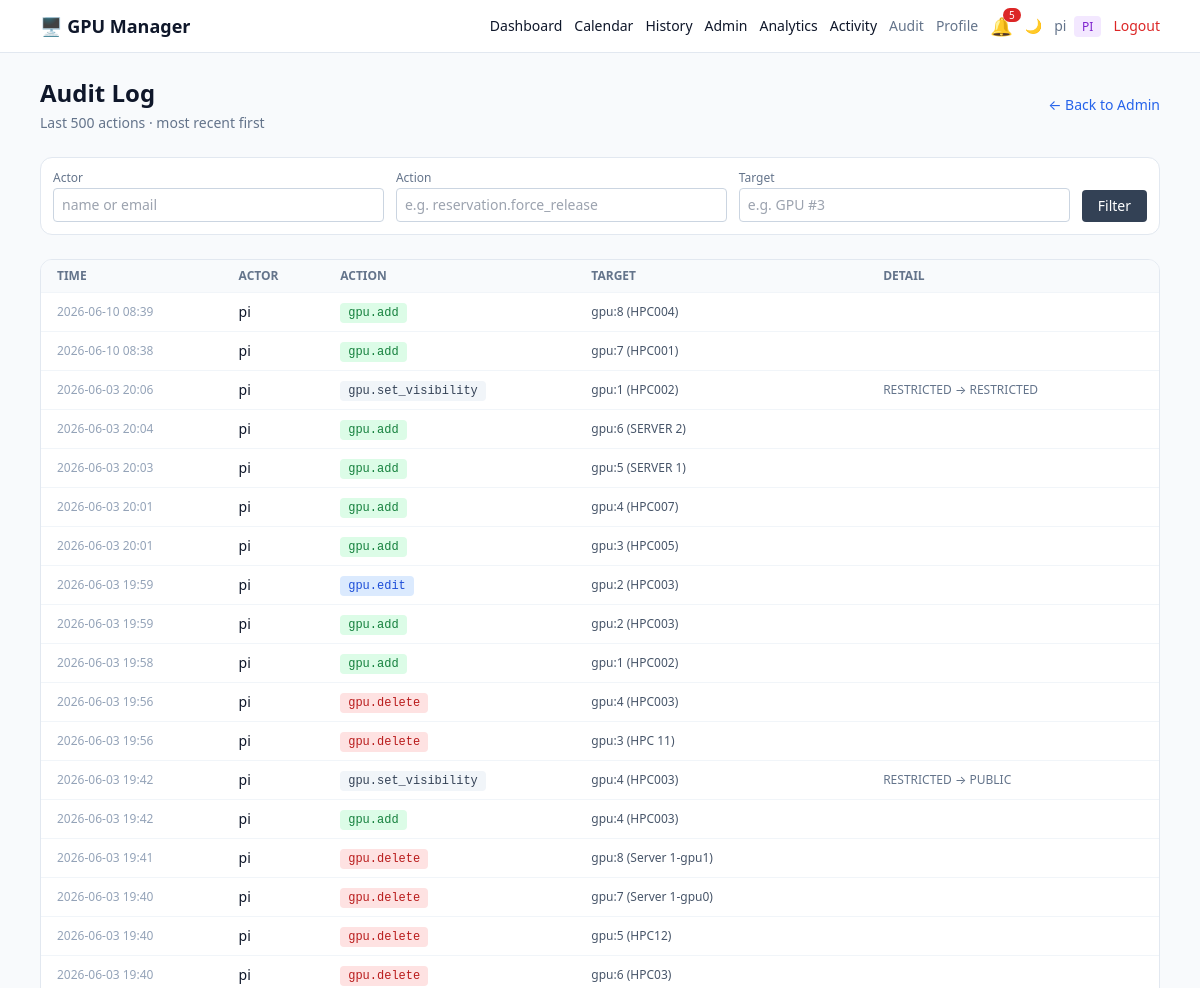
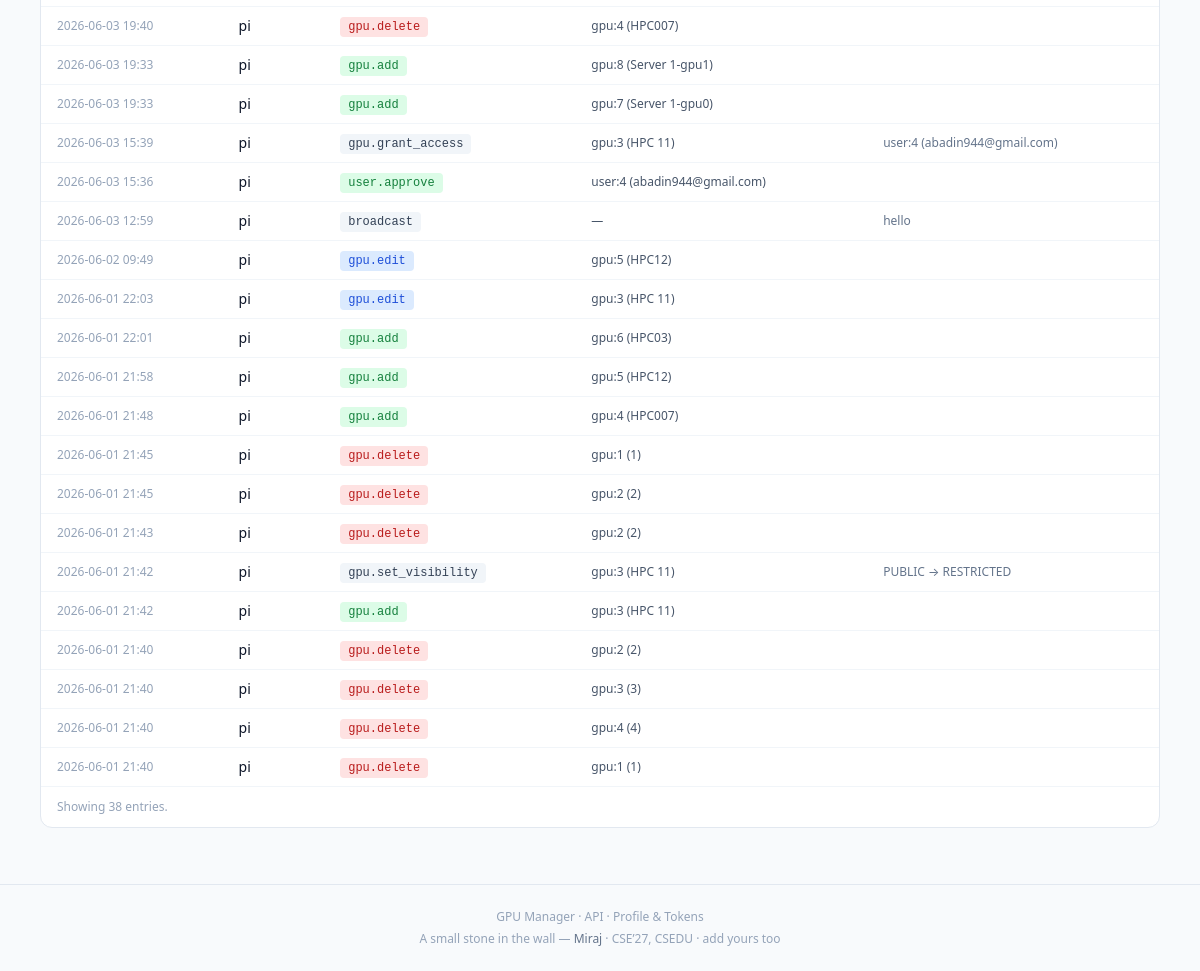
/admin/audit (signed in), run on the app's committed database (2 pictures, top to bottom).
### app/models.py (models this page shows, shortened)
class User(Base):
    __tablename__ = "users"
    id: Mapped[int] = mapped_column(Integer, primary_key=True)
    email: Mapped[str] = mapped_column(String(255), unique=True, index=True, nullable=False)
    name: Mapped[str] = mapped_column(String(255), nullable=False)
    google_sub: Mapped[Optional[str]] = mapped_column(String(255), unique=True, nullable=True)
    picture_url: Mapped[Optional[str]] = mapped_column(String(512), nullable=True)
    role: Mapped[Role] = mapped_column(Enum(Role), default=Role.USER, nullable=False)
    quota_hours: Mapped[float] = mapped_column(Float, default=40.0, nullable=False)
    used_hours: Mapped[float] = mapped_column(Float, default=0.0, nullable=False)
    is_active: Mapped[bool] = mapped_column(Boolean, default=True, nullable=False)
    is_approved: Mapped[bool] = mapped_column(Boolean, default=False, nullable=False)
    created_at: Mapped[datetime] = mapped_column(DateTime(timezone=True), default=utcnow, nullable=False)
    email_on_offer: Mapped[bool] = mapped_column(Boolean, default=True, nullable=False)
    email_on_warning: Mapped[bool] = mapped_column(Boolean, default=True, nullable=False)
    email_on_watch: Mapped[bool] = mapped_column(Boolean, default=True, nullable=False)
    email_on_queue_move: Mapped[bool] = mapped_column(Boolean, default=False, nullable=False)
    reservations: Mapped[list["Reservation"]] = relationship(back_populates="user")
    api_tokens: Mapped[list["ApiToken"]] = relationship(back_populates="user", cascade="all, delete-orphan")

class AuditLog(Base):
    __tablename__ = "audit_log"
    id: Mapped[int] = mapped_column(Integer, primary_key=True)
    actor_id: Mapped[Optional[int]] = mapped_column(ForeignKey("users.id"), nullable=True)
    actor_name: Mapped[str] = mapped_column(String(255), nullable=False)
    action: Mapped[str] = mapped_column(String(100), nullable=False)
    target: Mapped[Optional[str]] = mapped_column(String(300), nullable=True)
    detail: Mapped[Optional[str]] = mapped_column(Text, nullable=True)
    created_at: Mapped[datetime] = mapped_column(DateTime(timezone=True), default=utcnow, nullable=False)

### app/routers/admin.py (the view)
@router.get("/audit", response_class=HTMLResponse)
def admin_audit(
    request: Request,
    db: Session = Depends(get_db),
    user=Depends(require_pi),
    actor: str = "",
    action: str = "",
    target: str = "",
):
    q = db.query(AuditLog)
    if actor:
        q = q.filter(AuditLog.actor_name.ilike(f"%{actor}%"))
    if action:
        q = q.filter(AuditLog.action.ilike(f"%{action}%"))
    if target:
        q = q.filter(AuditLog.target.ilike(f"%{target}%"))
    logs = q.order_by(AuditLog.created_at.desc()).limit(500).all()
    unread_count = (
        db.query(Notification)
        .filter(Notification.user_id == user.id, Notification.read.is_(False))
        .count()
    )
    return templates.TemplateResponse("admin_audit.html", {
        "request": request,
        "user": user,
        "logs": logs,
        "settings": settings,
        "unread_count": unread_count,
    })

### app/templates/admin_audit.html (shortened to what this page needs)
{% extends "base.html" %}
{% block content %}
<div class="flex items-center justify-between mb-6">
  <div>
    <h1 class="text-2xl font-semibold">Audit Log</h1>
    <p class="text-sm text-slate-500 dark:text-slate-400 mt-1">Last 500 actions · most recent first</p>
  </div>
  <a href="/admin" class="text-sm text-blue-600 hover:underline">← Back to Admin</a>
</div>
<form method="get" class="bg-white dark:bg-slate-800 border border-slate-200 dark:border-slate-700 rounded-xl p-3 mb-6 flex flex-wrap gap-3 items-end">
  <label class="text-xs text-slate-500 flex-1 min-w-[120px]">
    Actor
    <input type="text" name="actor" value="{{ request.query_params.get('actor', '') }}"
           placeholder="name or email"
           class="block w-full border border-slate-300 dark:border-slate-600 dark:bg-slate-700 rounded px-2 py-1.5 mt-0.5 text-sm" />
  </label>
  <label class="text-xs text-slate-500 flex-1 min-w-[120px]">
    Action
    <input type="text" name="action" value="{{ request.query_params.get('action', '') }}"
           placeholder="e.g. reservation.force_release"
           class="block w-full border border-slate-300 dark:border-slate-600 dark:bg-slate-700 rounded px-2 py-1.5 mt-0.5 text-sm" />
  </label>
  <label class="text-xs text-slate-500 flex-1 min-w-[100px]">
    Target
    <input type="text" name="target" value="{{ request.query_params.get('target', '') }}"
           placeholder="e.g. GPU #3"
           class="block w-full border border-slate-300 dark:border-slate-600 dark:bg-slate-700 rounded px-2 py-1.5 mt-0.5 text-sm" />
  </label>
  <button class="bg-slate-700 dark:bg-slate-600 text-white px-4 py-1.5 rounded hover:bg-slate-800 text-sm">Filter</button>
</form>
<div class="bg-white dark:bg-slate-800 border border-slate-200 dark:border-slate-700 rounded-xl overflow-hidden">
  {% if logs %}
    <table class="w-full text-sm">
      <thead class="text-xs text-slate-500 dark:text-slate-400 uppercase border-b border-slate-200 dark:border-slate-700 bg-slate-50 dark:bg-slate-900/40">
        <tr>
          <th class="text-left px-4 py-2">Time</th>
          <th class="text-left px-4 py-2">Actor</th>
          <th class="text-left px-4 py-2">Action</th>
          <th class="text-left px-4 py-2">Target</th>
          <th class="text-left px-4 py-2">Detail</th>
        </tr>
      </thead>
      <tbody>
        {% for log in logs %}
          <tr class="border-t border-slate-100 dark:border-slate-700 hover:bg-slate-50 dark:hover:bg-slate-750">
            <td class="px-4 py-2 text-xs text-slate-400 dark:text-slate-500 whitespace-nowrap">
              {{ log.created_at.strftime('%Y-%m-%d %H:%M') }}
            </td>
            <td class="px-4 py-2 font-medium whitespace-nowrap">
              {% if log.actor_name == 'system' %}
                <span class="text-slate-400 dark:text-slate-500 italic">system</span>
              {% else %}
                {{ log.actor_name }}
              {% endif %}
            </td>
            <td class="px-4 py-2">
              <span class="inline-block font-mono text-xs px-2 py-0.5 rounded
                {% if 'delete' in log.action or 'remove' in log.action or 'force' in log.action or 'reject' in log.action %}
                  bg-red-100 text-red-700 dark:bg-red-900/40 dark:text-red-300
                {% elif 'create' in log.action or 'approve' in log.action or 'add' in log.action %}
                  bg-green-100 text-green-700 dark:bg-green-900/40 dark:text-green-300
                {% elif 'edit' in log.action or 'update' in log.action or 'settings' in log.action %}
                  bg-blue-100 text-blue-700 dark:bg-blue-900/40 dark:text-blue-300
                {% else %}
                  bg-slate-100 text-slate-700 dark:bg-slate-700 dark:text-slate-300
                {% endif %}">
                {{ log.action }}
              </span>
            </td>
            <td class="px-4 py-2 text-slate-600 dark:text-slate-400 text-xs">
              {{ log.target or '—' }}
            </td>
            <td class="px-4 py-2 text-slate-500 dark:text-slate-400 text-xs max-w-xs truncate"
                title="{{ log.detail or '' }}">
              {{ log.detail or '' }}
            </td>
          </tr>
        {% endfor %}
      </tbody>
    </table>
    <div class="px-4 py-3 text-xs text-slate-400 dark:text-slate-500 border-t border-slate-100 dark:border-slate-700">
      Showing {{ logs|length }} entr{{ 'y' if logs|length == 1 else 'ies' }}.
    </div>
  {% else %}
    <div class="px-4 py-12 text-center text-slate-400 dark:text-slate-500">
      No audit entries yet{% if request.query_params.get('actor') or request.query_params.get('action') or request.query_params.get('target') %} matching those filters{% endif %}.
    </div>
  {% endif %}
</div>
{% endblock %}

### app/templates/base.html (shortened to what this page needs)
<!DOCTYPE html>
<html lang="en" class="">
<head>
  <script src="https://cdn.tailwindcss.com"></script>
</head>
<body class="bg-slate-50 dark:bg-slate-900 text-slate-900 dark:text-slate-100 min-h-screen transition-colors">
  <nav class="bg-white dark:bg-slate-800 border-b border-slate-200 dark:border-slate-700 sticky top-0 z-10">
    <div class="max-w-6xl mx-auto px-4 py-3 flex items-center justify-between gap-2">
      <a href="/" class="font-semibold text-lg whitespace-nowrap">🖥️ GPU Manager</a>
      <div class="flex items-center gap-3 text-sm flex-wrap justify-end">
        {% if user %}
          <a href="/dashboard" class="hover:underline">Dashboard</a>
          <a href="/calendar" class="hover:underline hidden sm:inline">Calendar</a>
          <a href="/history" class="hover:underline hidden sm:inline">History</a>
          {% if user.role.value == "PI" %}
            <a href="/admin" class="hover:underline">Admin</a>
            <a href="/admin/analytics" class="hover:underline hidden sm:inline">Analytics</a>
            <a href="/admin/activity" class="hover:underline hidden sm:inline">Activity</a>
            <a href="/admin/audit" class="hover:underline hidden md:inline text-slate-500 dark:text-slate-400">Audit</a>
          {% endif %}
          <a href="/profile" class="hover:underline hidden sm:inline text-slate-500 dark:text-slate-400">Profile</a>
          {% if unread_count is defined and unread_count > 0 %}
            <a href="/dashboard" class="relative inline-flex items-center" title="{{ unread_count }} unread">
              <span class="text-lg">🔔</span>
              <span class="absolute -top-1 -right-2 bg-red-600 text-white text-[10px] leading-none px-1.5 py-0.5 rounded-full">{{ unread_count }}</span>
            </a>
          {% endif %}
          <button onclick="toggleTheme()" class="text-slate-500 dark:text-slate-400 hover:text-slate-900 dark:hover:text-white" title="Toggle dark mode">
            <span class="dark:hidden">🌙</span>
          </button>
          <span class="text-slate-500 dark:text-slate-400 hidden md:inline">
            {{ user.name }}
            <span class="ml-1 text-xs px-2 py-0.5 rounded
                  {% if user.role.value == 'PI' %}bg-purple-100 text-purple-700 dark:bg-purple-900 dark:text-purple-300{% else %}bg-slate-100 text-slate-700 dark:bg-slate-700 dark:text-slate-300{% endif %}">
              {{ user.role.value }}
            </span>
          </span>
          <a href="/auth/logout" class="text-red-600 hover:underline">Logout</a>
        {% else %}
          <button onclick="toggleTheme()" class="text-slate-500 hover:text-slate-900 dark:hover:text-white">🌙</button>
          <a href="/auth/login" class="text-blue-600 hover:underline">Sign in with Google</a>
        {% endif %}
      </div>
    </div>
  </nav>
  {% set toast_msg = request.query_params.get('msg') %}
  {% set toast_kind = request.query_params.get('kind', 'success') %}
  <main class="max-w-6xl mx-auto px-4 py-6">
    {% block content %}{% endblock %}
  </main>
  <footer class="border-t border-slate-200 dark:border-slate-700 mt-8 py-6 text-center text-xs text-slate-400 dark:text-slate-500">
    <div class="mb-1.5">
      GPU Manager &middot; <a href="/api/v1/me" class="hover:underline">API</a> &middot; <a href="/profile" class="hover:underline">Profile &amp; Tokens</a>
    </div>
    <div>
      A small stone in the wall &mdash;
      <span class="text-slate-500 dark:text-slate-400 font-medium">Miraj</span>
      &middot; CSE&rsquo;27, CSEDU &middot;
      <a href="https://github.com/sheldor944/GPU_Manager" target="_blank" rel="noopener" class="hover:underline">add yours too</a>
    </div>
  </footer>
</body>
</html>

### app/templates/base.html (style rules this page uses)
body { font-family: ui-sans-serif, system-ui, -apple-system, "Segoe UI", Roboto; }

### data on the page
User: name "pi", role.value "PI"
AuditLog: created_at "2026-06-10 08:39", actor_name "pi", action "gpu.add", target "gpu:8 (HPC004)"
AuditLog: created_at "2026-06-10 08:38", actor_name "pi", action "gpu.add", target "gpu:7 (HPC001)"
AuditLog: created_at "2026-06-03 20:06", actor_name "pi", action "gpu.set_visibility", target "gpu:1 (HPC002)", detail "RESTRICTED → RESTRICTED"
AuditLog: created_at "2026-06-03 20:04", actor_name "pi", action "gpu.add", target "gpu:6 (SERVER 2)"
AuditLog: created_at "2026-06-03 20:03", actor_name "pi", action "gpu.add", target "gpu:5 (SERVER 1)"
AuditLog: created_at "2026-06-03 20:01", actor_name "pi", action "gpu.add", target "gpu:4 (HPC007)"
AuditLog: created_at "2026-06-03 20:01", actor_name "pi", action "gpu.add", target "gpu:3 (HPC005)"
AuditLog: created_at "2026-06-03 19:59", actor_name "pi", action "gpu.edit", target "gpu:2 (HPC003)"
AuditLog: created_at "2026-06-03 19:59", actor_name "pi", action "gpu.add", target "gpu:2 (HPC003)"
AuditLog: created_at "2026-06-03 19:58", actor_name "pi", action "gpu.add", target "gpu:1 (HPC002)"
AuditLog: created_at "2026-06-03 19:56", actor_name "pi", action "gpu.delete", target "gpu:4 (HPC003)"
AuditLog: created_at "2026-06-03 19:56", actor_name "pi", action "gpu.delete", target "gpu:3 (HPC 11)"
AuditLog: created_at "2026-06-03 19:42", actor_name "pi", action "gpu.set_visibility", target "gpu:4 (HPC003)", detail "RESTRICTED → PUBLIC"
AuditLog: created_at "2026-06-03 19:42", actor_name "pi", action "gpu.add", target "gpu:4 (HPC003)"
AuditLog: created_at "2026-06-03 19:41", actor_name "pi", action "gpu.delete", target "gpu:8 (Server 1-gpu1)"
AuditLog: created_at "2026-06-03 19:40", actor_name "pi", action "gpu.delete", target "gpu:7 (Server 1-gpu0)"
AuditLog: created_at "2026-06-03 19:40", actor_name "pi", action "gpu.delete", target "gpu:5 (HPC12)"
AuditLog: created_at "2026-06-03 19:40", actor_name "pi", action "gpu.delete", target "gpu:6 (HPC03)"
AuditLog: created_at "2026-06-03 19:40", actor_name "pi", action "gpu.delete", target "gpu:4 (HPC007)"
AuditLog: created_at "2026-06-03 19:33", actor_name "pi", action "gpu.add", target "gpu:8 (Server 1-gpu1)"
AuditLog: created_at "2026-06-03 19:33", actor_name "pi", action "gpu.add", target "gpu:7 (Server 1-gpu0)"
AuditLog: created_at "2026-06-03 15:39", actor_name "pi", action "gpu.grant_access", target "gpu:3 (HPC 11)", detail "user:4 (abadin944@gmail.com)"
AuditLog: created_at "2026-06-03 15:36", actor_name "pi", action "user.approve", target "user:4 (abadin944@gmail.com)"
AuditLog: created_at "2026-06-03 12:59", actor_name "pi", action "broadcast", target "—", detail "hello"
AuditLog: created_at "2026-06-02 09:49", actor_name "pi", action "gpu.edit", target "gpu:5 (HPC12)"
AuditLog: created_at "2026-06-01 22:03", actor_name "pi", action "gpu.edit", target "gpu:3 (HPC 11)"
AuditLog: created_at "2026-06-01 22:01", actor_name "pi", action "gpu.add", target "gpu:6 (HPC03)"
AuditLog: created_at "2026-06-01 21:58", actor_name "pi", action "gpu.add", target "gpu:5 (HPC12)"
AuditLog: created_at "2026-06-01 21:48", actor_name "pi", action "gpu.add", target "gpu:4 (HPC007)"
AuditLog: created_at "2026-06-01 21:45", actor_name "pi", action "gpu.delete", target "gpu:1 (1)"
AuditLog: created_at "2026-06-01 21:45", actor_name "pi", action "gpu.delete", target "gpu:2 (2)"
AuditLog: created_at "2026-06-01 21:43", actor_name "pi", action "gpu.delete", target "gpu:2 (2)"
AuditLog: created_at "2026-06-01 21:42", actor_name "pi", action "gpu.set_visibility", target "gpu:3 (HPC 11)", detail "PUBLIC → RESTRICTED"
AuditLog: created_at "2026-06-01 21:42", actor_name "pi", action "gpu.add", target "gpu:3 (HPC 11)"
AuditLog: created_at "2026-06-01 21:40", actor_name "pi", action "gpu.delete", target "gpu:2 (2)"
AuditLog: created_at "2026-06-01 21:40", actor_name "pi", action "gpu.delete", target "gpu:3 (3)"
AuditLog: created_at "2026-06-01 21:40", actor_name "pi", action "gpu.delete", target "gpu:4 (4)"
AuditLog: created_at "2026-06-01 21:40", actor_name "pi", action "gpu.delete", target "gpu:1 (1)"

### other printed values
{{ unread_count }} "5"
{{ logs|length }} "38"
{{ 'y' if logs|length == 1 else 'ies' }} "ies"
